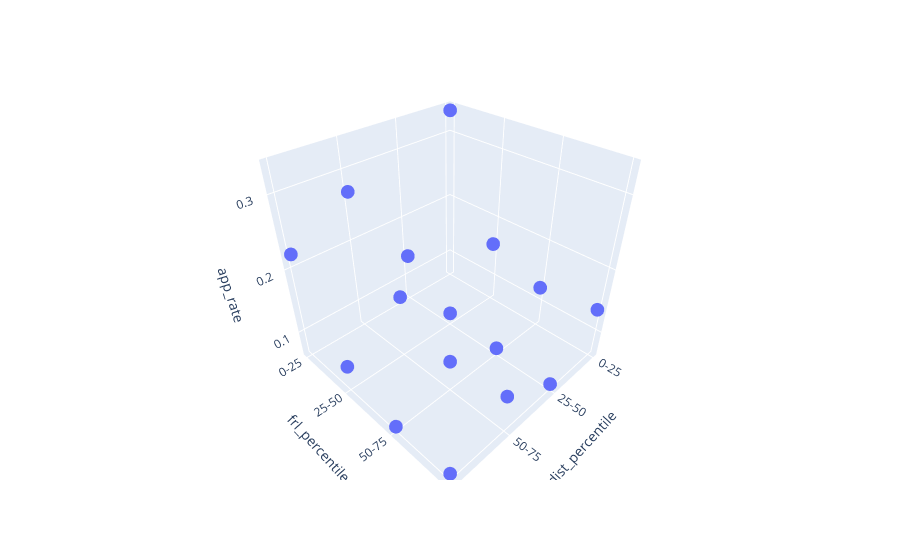

The code cell stored with this chart in its notebook:
### Markdown cell above
```sql
SELECT frl_percentile, dist_percentile,
       SUM(applied) AS applied,
       SUM(grade_12) AS grade_12,
       SUM(applied) / SUM(grade_12) AS app_rate
FROM admissions
WHERE frl_percentile IS NOT NULL
GROUP BY frl_percentile, dist_percentile
ORDER BY frl_percentile, dist_percentile
```

How should we plot 16 rows and three variables, two bucket columns and a rate? A three-dimensional scatter plot gives each variable its own axis. `px.scatter_3d`, from the plotly library, draws one from a `DataFrame`, and its `category_orders` argument sets the order of the labels on each categorical axis.

### Code cell
#| fig-alt: An interactive 3D scatter plot of 16 points. The two floor axes are dist_percentile and frl_percentile, each with four buckets from 0-25 to 75-100, and the vertical axis is app_rate, from about 0.07 to 0.33. Seen from any single angle, the heights of the points are hard to compare.
px.scatter_3d(
    app_by_frl_dist,
    x="dist_percentile",
    y="frl_percentile",
    z="app_rate",
    category_orders={"dist_percentile": labels, "frl_percentile": labels},
)

### Figure 1 — Plotly figure (JSON) as saved in the notebook; plotly's stock layout.template omitted (floating-point values rounded to 4 significant figures)
{"data": [{"hovertemplate": "dist_percentile=%{x}<br>frl_percentile=%{y}<br>app_rate=%{z}<extra></extra>", "legendgroup": "", "marker": {"color": "#636efa", "symbol": "circle"}, "mode": "markers", "name": "", "scene": "scene", "showlegend": false, "type": "scatter3d", "x": ["0-25", "25-50", "50-75", "75-100", "0-25", "25-50", "50-75", "75-100", "0-25", "25-50", "50-75", "75-100", "0-25", "25-50", "50-75", "75-100"], "y": ["0-25", "0-25", "0-25", "0-25", "25-50", "25-50", "25-50", "25-50", "50-75", "50-75", "50-75", "50-75", "75-100", "75-100", "75-100", "75-100"], "z": [0.3321, 0.1373, 0.2726, 0.2226, 0.1582, 0.08015, 0.1589, 0.1007, 0.1263, 0.07135, 0.1093, 0.06789, 0.1385, 0.07018, 0.1193, 0.07191]}], "layout": {"legend": {"tracegroupgap": 0}, "margin": {"t": 60}, "scene": {"domain": {"x": [0.0, 1.0], "y": [0.0, 1.0]}, "xaxis": {"categoryarray": ["0-25", "25-50", "50-75", "75-100"], "categoryorder": "array", "title": {"text": "dist_percentile"}}, "yaxis": {"categoryarray": ["0-25", "25-50", "50-75", "75-100"], "categoryorder": "array", "title": {"text": "frl_percentile"}}, "zaxis": {"title": {"text": "app_rate"}}}}}
